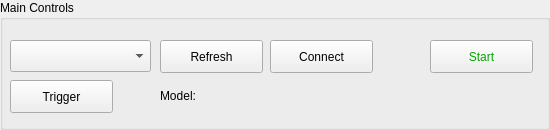
         <widget class="QGroupBox" name="groupBox_2">
          <property name="minimumSize">
           <size>
            <width>550</width>
            <height>130</height>
           </size>
          </property>
          <property name="maximumSize">
           <size>
            <width>16777215</width>
            <height>130</height>
           </size>
          </property>
          <property name="title">
           <string>Main Controls</string>
          </property>
          <widget class="QPushButton" name="btn_startStop">
           <property name="geometry">
            <rect>
             <x>430</x>
             <y>40</y>
             <width>103</width>
             <height>33</height>
            </rect>
           </property>
           <property name="styleSheet">
            <string notr="true">color: rgb(0, 170, 0);</string>
           </property>
           <property name="text">
            <string>Start</string>
           </property>
           <property name="icon">
            <iconset>
             <normaloff>play.png</normaloff>play.png</iconset>
           </property>
           <property name="checkable">
            <bool>true</bool>
           </property>
           <property name="default">
            <bool>false</bool>
           </property>
           <property name="flat">
            <bool>false</bool>
           </property>
          </widget>
          <widget class="QPushButton" name="btn_connect">
           <property name="geometry">
            <rect>
             <x>270</x>
             <y>40</y>
             <width>103</width>
             <height>33</height>
            </rect>
           </property>
           <property name="text">
            <string>Connect</string>
           </property>
           <property name="checkable">
            <bool>true</bool>
           </property>
           <property name="checked">
            <bool>false</bool>
           </property>
          </widget>
          <widget class="QComboBox" name="cmbBox_ports">
           <property name="geometry">
            <rect>
             <x>10</x>
             <y>40</y>
             <width>141</width>
             <height>32</height>
            </rect>
           </property>
           <property name="placeholderText">
            <string>Select Port</string>
           </property>
          </widget>
          <widget class="QPushButton" name="btn_refreshPorts">
           <property name="geometry">
            <rect>
             <x>160</x>
             <y>40</y>
             <width>103</width>
             <height>33</height>
            </rect>
           </property>
           <property name="text">
            <string>Refresh</string>
           </property>
           <property name="icon">
            <iconset theme="system-reboot">
             <normaloff>.</normaloff>.</iconset>
           </property>
          </widget>
          <widget class="QLabel" name="lbl_model">
           <property name="geometry">
            <rect>
             <x>160</x>
             <y>80</y>
             <width>371</width>
             <height>31</height>
            </rect>
           </property>
           <property name="text">
            <string>Model:</string>
           </property>
          </widget>
          <widget class="QPushButton" name="btn_trigger">
           <property name="geometry">
            <rect>
             <x>10</x>
             <y>80</y>
             <width>103</width>
             <height>33</height>
            </rect>
           </property>
           <property name="text">
            <string>Trigger</string>
           </property>
           <property name="checkable">
            <bool>false</bool>
           </property>
           <property name="checked">
            <bool>false</bool>
           </property>
          </widget>
         </widget>
